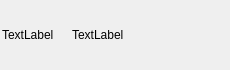
<?xml version="1.0" encoding="UTF-8"?>
<ui version="4.0">
 <class>FamilyItemWidget</class>
 <widget class="QWidget" name="FamilyItemWidget">
  <property name="geometry">
   <rect>
    <x>0</x>
    <y>0</y>
    <width>230</width>
    <height>70</height>
   </rect>
  </property>
  <property name="minimumSize">
   <size>
    <width>230</width>
    <height>70</height>
   </size>
  </property>
  <property name="maximumSize">
   <size>
    <width>230</width>
    <height>70</height>
   </size>
  </property>
  <property name="windowTitle">
   <string notr="true">Form</string>
  </property>
  <property name="styleSheet">
   <string notr="true"/>
  </property>
  <layout class="QHBoxLayout" name="horizontalLayout">
   <property name="spacing">
    <number>2</number>
   </property>
   <property name="leftMargin">
    <number>2</number>
   </property>
   <property name="topMargin">
    <number>2</number>
   </property>
   <property name="rightMargin">
    <number>2</number>
   </property>
   <property name="bottomMargin">
    <number>2</number>
   </property>
   <item>
    <widget class="QLabel" name="imageQLabel">
     <property name="minimumSize">
      <size>
       <width>68</width>
       <height>0</height>
      </size>
     </property>
     <property name="maximumSize">
      <size>
       <width>68</width>
       <height>16777215</height>
      </size>
     </property>
     <property name="text">
      <string notr="true">TextLabel</string>
     </property>
     <property name="scaledContents">
      <bool>true</bool>
     </property>
    </widget>
   </item>
   <item>
    <widget class="QLabel" name="textQLabel">
     <property name="text">
      <string notr="true">TextLabel</string>
     </property>
    </widget>
   </item>
  </layout>
 </widget>
 <resources/>
 <connections/>
</ui>
